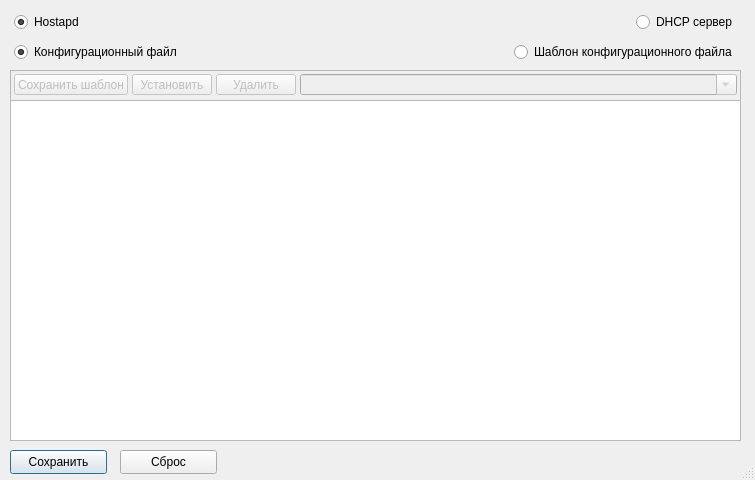
<?xml version="1.0" encoding="UTF-8"?>
<ui version="4.0">
 <class>EditorConfig</class>
 <widget class="QDialog" name="EditorConfig">
  <property name="geometry">
   <rect>
    <x>0</x>
    <y>0</y>
    <width>755</width>
    <height>480</height>
   </rect>
  </property>
  <property name="sizePolicy">
   <sizepolicy hsizetype="Expanding" vsizetype="Expanding">
    <horstretch>0</horstretch>
    <verstretch>0</verstretch>
   </sizepolicy>
  </property>
  <property name="minimumSize">
   <size>
    <width>755</width>
    <height>480</height>
   </size>
  </property>
  <property name="maximumSize">
   <size>
    <width>1024</width>
    <height>768</height>
   </size>
  </property>
  <property name="baseSize">
   <size>
    <width>750</width>
    <height>480</height>
   </size>
  </property>
  <property name="windowTitle">
   <string>Редактор конфигураций</string>
  </property>
  <property name="styleSheet">
   <string notr="true"/>
  </property>
  <property name="sizeGripEnabled">
   <bool>true</bool>
  </property>
  <property name="modal">
   <bool>true</bool>
  </property>
  <widget class="QWidget" name="layoutWidget">
   <property name="geometry">
    <rect>
     <x>10</x>
     <y>40</y>
     <width>731</width>
     <height>24</height>
    </rect>
   </property>
   <layout class="QHBoxLayout" name="horizontalLayout123123">
    <item>
     <widget class="QRadioButton" name="Config_Set_View_1">
      <property name="text">
       <string>Конфигурационный файл</string>
      </property>
      <property name="checked">
       <bool>true</bool>
      </property>
     </widget>
    </item>
    <item>
     <spacer name="horizontalSpacer_3">
      <property name="orientation">
       <enum>Qt::Horizontal</enum>
      </property>
      <property name="sizeHint" stdset="0">
       <size>
        <width>40</width>
        <height>20</height>
       </size>
      </property>
     </spacer>
    </item>
    <item>
     <widget class="QRadioButton" name="Config_Set_View_2">
      <property name="text">
       <string>Шаблон конфигурационного файла</string>
      </property>
     </widget>
    </item>
   </layout>
  </widget>
  <widget class="QTextEdit" name="textEdit">
   <property name="geometry">
    <rect>
     <x>10</x>
     <y>100</y>
     <width>731</width>
     <height>341</height>
    </rect>
   </property>
   <property name="html">
    <string>&lt;!DOCTYPE HTML PUBLIC &quot;-//W3C//DTD HTML 4.0//EN&quot; &quot;http://www.w3.org/TR/REC-html40/strict.dtd&quot;&gt;
&lt;html&gt;&lt;head&gt;&lt;meta name=&quot;qrichtext&quot; content=&quot;1&quot; /&gt;&lt;style type=&quot;text/css&quot;&gt;
p, li { white-space: pre-wrap; }
&lt;/style&gt;&lt;/head&gt;&lt;body style=&quot; font-family:'Ubuntu'; font-size:11pt; font-weight:400; font-style:normal;&quot;&gt;
&lt;p style=&quot;-qt-paragraph-type:empty; margin-top:0px; margin-bottom:0px; margin-left:0px; margin-right:0px; -qt-block-indent:0; text-indent:0px; font-size:9pt;&quot;&gt;&lt;br /&gt;&lt;/p&gt;
&lt;p style=&quot;-qt-paragraph-type:empty; margin-top:0px; margin-bottom:0px; margin-left:0px; margin-right:0px; -qt-block-indent:0; text-indent:0px; font-size:9pt;&quot;&gt;&lt;br /&gt;&lt;/p&gt;&lt;/body&gt;&lt;/html&gt;</string>
   </property>
   <property name="acceptRichText">
    <bool>false</bool>
   </property>
  </widget>
  <widget class="QPushButton" name="saveConfig">
   <property name="geometry">
    <rect>
     <x>10</x>
     <y>450</y>
     <width>97</width>
     <height>24</height>
    </rect>
   </property>
   <property name="text">
    <string>Сохранить</string>
   </property>
  </widget>
  <widget class="QPushButton" name="restore">
   <property name="geometry">
    <rect>
     <x>120</x>
     <y>450</y>
     <width>97</width>
     <height>24</height>
    </rect>
   </property>
   <property name="text">
    <string>Сброс</string>
   </property>
  </widget>
  <widget class="QFrame" name="MaskFrame">
   <property name="enabled">
    <bool>false</bool>
   </property>
   <property name="geometry">
    <rect>
     <x>10</x>
     <y>70</y>
     <width>731</width>
     <height>31</height>
    </rect>
   </property>
   <property name="frameShape">
    <enum>QFrame::StyledPanel</enum>
   </property>
   <property name="frameShadow">
    <enum>QFrame::Plain</enum>
   </property>
   <property name="lineWidth">
    <number>0</number>
   </property>
   <widget class="QWidget" name="layoutWidget">
    <property name="geometry">
     <rect>
      <x>0</x>
      <y>0</y>
      <width>731</width>
      <height>29</height>
     </rect>
    </property>
    <layout class="QHBoxLayout" name="horizontalLayout_2">
     <item>
      <widget class="QPushButton" name="save_mask">
       <property name="sizePolicy">
        <sizepolicy hsizetype="Fixed" vsizetype="Minimum">
         <horstretch>0</horstretch>
         <verstretch>0</verstretch>
        </sizepolicy>
       </property>
       <property name="text">
        <string>Сохранить шаблон</string>
       </property>
      </widget>
     </item>
     <item>
      <widget class="QPushButton" name="load_mask">
       <property name="sizePolicy">
        <sizepolicy hsizetype="Fixed" vsizetype="Minimum">
         <horstretch>0</horstretch>
         <verstretch>0</verstretch>
        </sizepolicy>
       </property>
       <property name="text">
        <string>Установить</string>
       </property>
      </widget>
     </item>
     <item>
      <widget class="QPushButton" name="delet_mask">
       <property name="sizePolicy">
        <sizepolicy hsizetype="Fixed" vsizetype="Minimum">
         <horstretch>0</horstretch>
         <verstretch>0</verstretch>
        </sizepolicy>
       </property>
       <property name="text">
        <string>Удалить</string>
       </property>
      </widget>
     </item>
     <item>
      <widget class="QComboBox" name="mask_chooser">
       <property name="editable">
        <bool>true</bool>
       </property>
      </widget>
     </item>
    </layout>
   </widget>
  </widget>
  <widget class="QWidget" name="layoutWidget">
   <property name="geometry">
    <rect>
     <x>10</x>
     <y>10</y>
     <width>731</width>
     <height>24</height>
    </rect>
   </property>
   <layout class="QGridLayout" name="gridLayout1234">
    <property name="sizeConstraint">
     <enum>QLayout::SetMaximumSize</enum>
    </property>
    <item row="0" column="0">
     <widget class="QRadioButton" name="Type_Config_1">
      <property name="text">
       <string>Hostapd</string>
      </property>
      <property name="checked">
       <bool>true</bool>
      </property>
     </widget>
    </item>
    <item row="0" column="2">
     <widget class="QRadioButton" name="Type_Config_2">
      <property name="text">
       <string>DHCP сервер</string>
      </property>
     </widget>
    </item>
    <item row="0" column="1">
     <spacer name="horizontalSpacer">
      <property name="orientation">
       <enum>Qt::Horizontal</enum>
      </property>
      <property name="sizeHint" stdset="0">
       <size>
        <width>40</width>
        <height>20</height>
       </size>
      </property>
     </spacer>
    </item>
   </layout>
  </widget>
 </widget>
 <layoutdefault spacing="4" margin="4"/>
 <resources/>
 <connections>
  <connection>
   <sender>Config_Set_View_2</sender>
   <signal>toggled(bool)</signal>
   <receiver>MaskFrame</receiver>
   <slot>setEnabled(bool)</slot>
   <hints>
    <hint type="sourcelabel">
     <x>496</x>
     <y>53</y>
    </hint>
    <hint type="destinationlabel">
     <x>330</x>
     <y>72</y>
    </hint>
   </hints>
  </connection>
 </connections>
 <designerdata>
  <property name="gridDeltaX">
   <number>10</number>
  </property>
  <property name="gridDeltaY">
   <number>10</number>
  </property>
  <property name="gridSnapX">
   <bool>true</bool>
  </property>
  <property name="gridSnapY">
   <bool>true</bool>
  </property>
  <property name="gridVisible">
   <bool>true</bool>
  </property>
 </designerdata>
</ui>
